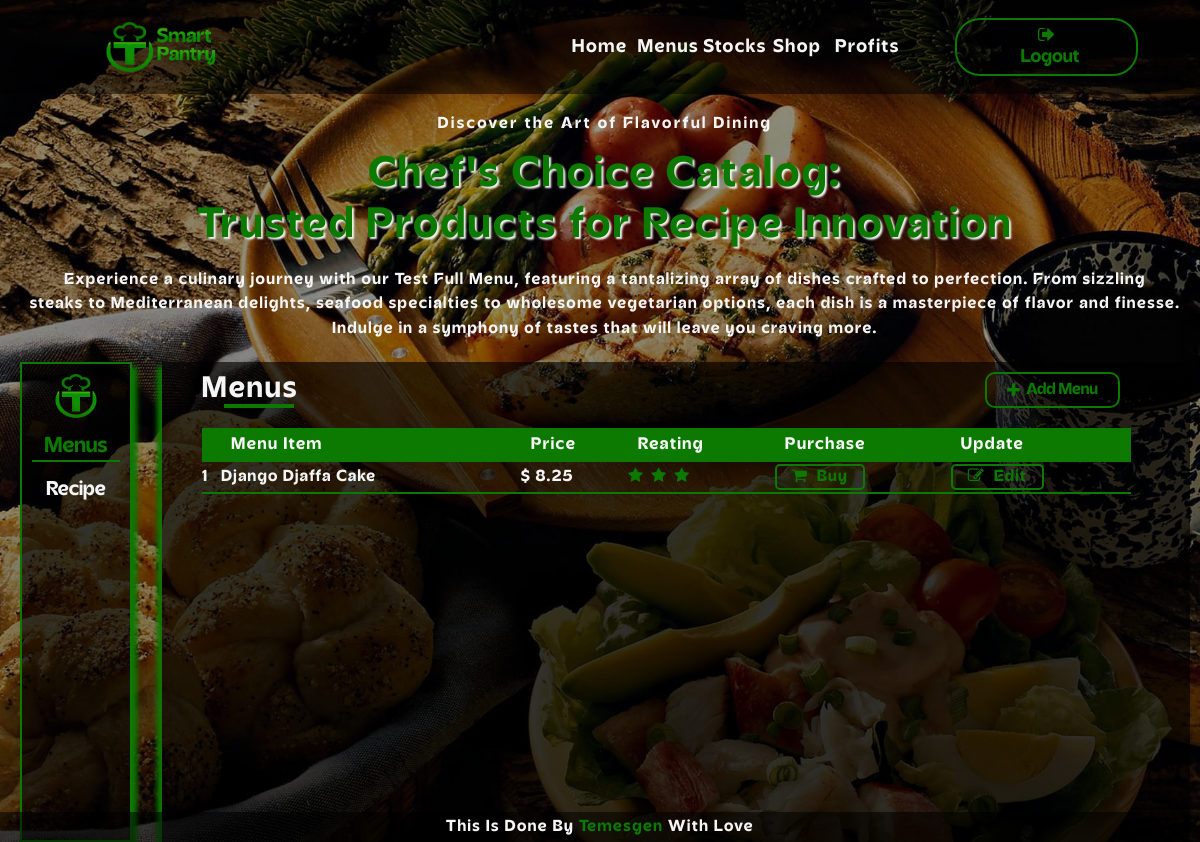
Page /Menu/ on the earlier database version.
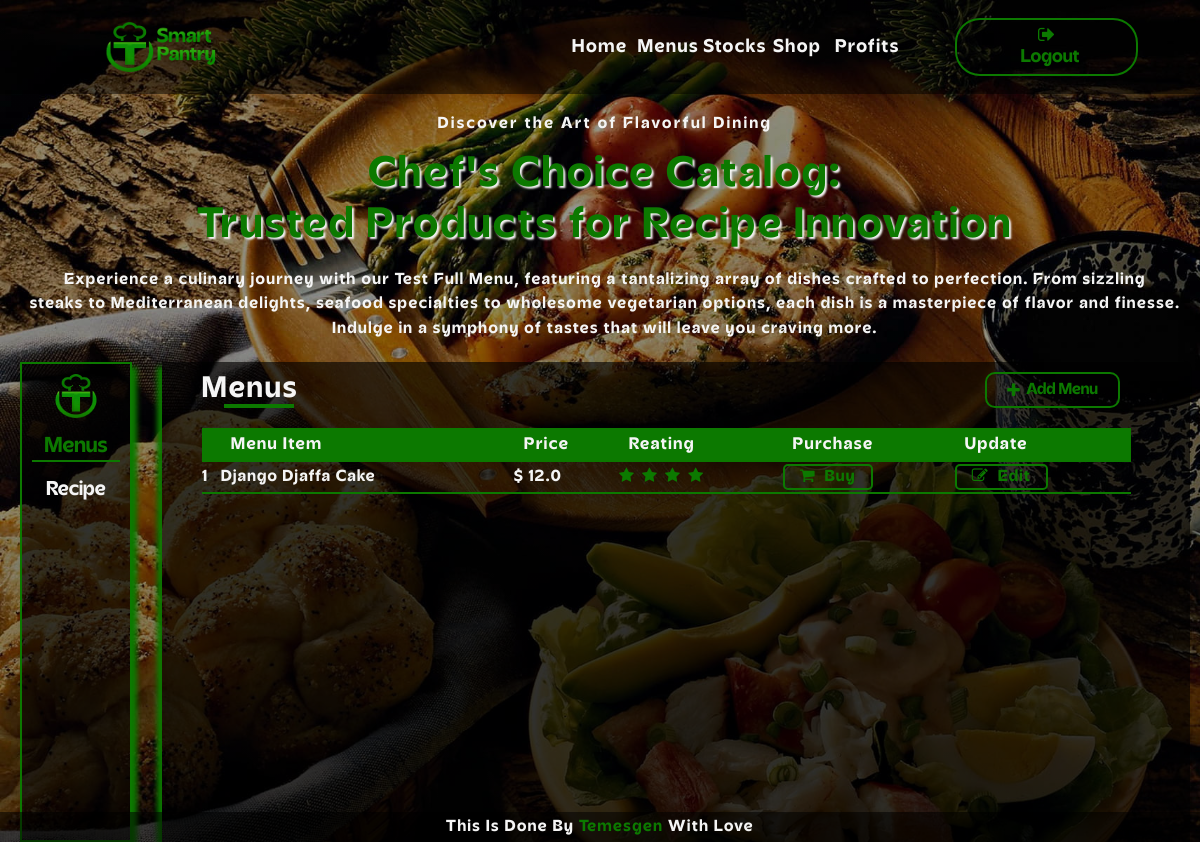
Same page on the later database version.
### inventory/models.py (models this page shows)
class MenuItem(models.Model):
    Title = models.CharField(max_length=30)
    Price = models.FloatField()
    Reating = models.IntegerField(default=3)
    Status = models.BooleanField(default=True)

### inventory/views.py (the view)
# urls.py: path("Menu/", views.ShowMenu, name="menu_item"),
def ShowMenu(request):
    menu_items = MenuItem.objects.order_by("-Reating")
    context = {
        "menu_items" : menu_items,
    }
    return render(request, "inventory/menus.html", context)

### inventory/templatetags/my_filters.py (called while the page is built)
@register.filter(name='range')
def filter_range(start, end):
    return range(start, end)

### inventory/templates/inventory/menus.html (shortened to what this page needs)
{% extends "inventory/base.html" %}
{% load static %}
{% load my_filters %}
{% block head %}
<link rel="stylesheet" href="{% static 'inventory/css/menu.css' %}">
<link rel="stylesheet" href="{%static 'inventory/font-awesome/css/font-awesome.min.css' %}">
{% endblock %}
{% block content %}
<div class="main">
    <div class="titles">
        <p class="sub_title">Discover the Art of Flavorful Dining</p>
        <h2 class="title">Chef's Choice Catalog: <br>Trusted Products for Recipe Innovation</h2>
        <p class="description">Experience a culinary journey with our Test Full Menu, featuring a tantalizing array of dishes crafted to perfection. From sizzling <br> steaks to Mediterranean delights, seafood specialties to wholesome vegetarian options, each dish is a masterpiece of flavor and finesse. <br> Indulge in a symphony of tastes that will leave you craving more.</p>
    </div>
    <div class="my_column">
        <div class="side_bar">
            <img src="{% static 'inventory/images/logo.png' %}" alt="logo image">
            <a href="{% url 'menu_item' %}" class="current">Menus</a>
            <a href="{% url 'recipes' %}">Recipe</a>
        </div>
        <div class="tables">
            <div class="table_top">
                <h2 class="navigation_Menu">Menus</h2>
                <a href="{% url 'Add_menu' %}" class="add_item"><i class="fa fa-plus" aria-hidden="true"></i>&nbsp;&nbsp;Add Menu</a>
            </div>
            <table>
                <tr>
                    <th></th>
                    <th>Menu Item</th>
                    <th>Price</th>
                    <th>Reating</th>
                    <th>Purchase</th>
                    <th>Update</th>
                </tr>
            {% for item in menu_items %}
                <tr>
                    <td class="number">{{ forloop.counter }}</td>
                    <td>{{ item.Title }}</td>
                    <td>$ {{ item.Price }} </td>
                    <td class="reating">{% for i in 0|range:item.Reating %}
                        <i class="fa fa-star"></i>
                        {% endfor %}
                    </td>
                    <td><a class="btn" href="{% url 'buy_conformation' item.id %}"><i class="fa fa-shopping-cart"></i>&nbsp;&nbsp;Buy</a></td>
                    <td><a href="{% url 'edit_menu_page' item.id %}"" class="btn"><i class="fa fa-pencil-square-o"></i>&nbsp;&nbsp;Edit</a></td>
                </tr>
            {% endfor %}
            </table>
        </div>
    </div>
</div>
{% endblock %}

Differences in the rows shown:
changed MenuItem "Django Djaffa Cake": Price "8.25" → "12.0"; Reating 3 → 4 (drawn)
